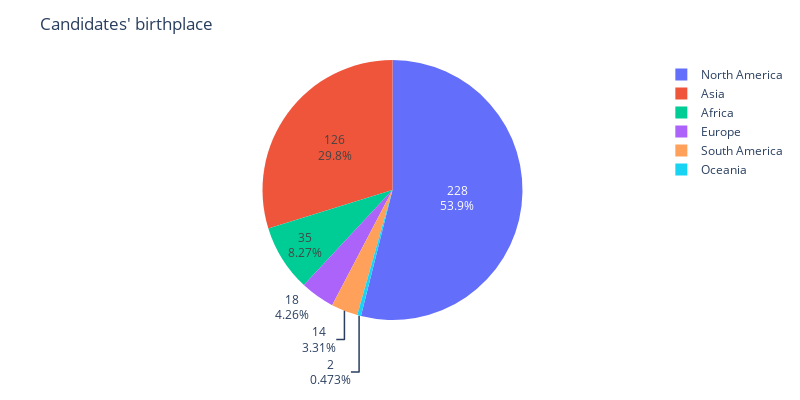

The cell this chart's notebook holds for it:
### Code cell
import plotly.express as px
fig = px.pie(cand_loc, values='Frequency', names='Location',
            width=800, height=400)

fig.update_layout(
    title_text="Candidates' birthplace",)
fig.update_traces(textinfo='percent+value')
fig.write_image("../images/candidate_profile/Candidate_birthplace.png", format='png',engine='kaleido')
fig.show()

### Figure 1 — Plotly figure (JSON) as saved in the notebook; plotly's stock layout.template omitted (floating-point values rounded to 4 significant figures)
{"data": [{"domain": {"x": [0, 1], "y": [0, 1]}, "hovertemplate": "Location=%{label}<br>Frequency=%{value}<extra></extra>", "labels": ["North America", "Asia", "Africa", "Europe", "South America", "Oceania"], "legendgroup": "", "name": "", "showlegend": true, "textinfo": "percent+value", "type": "pie", "values": [228, 126, 35, 18, 14, 2]}], "layout": {"height": 400, "legend": {"tracegroupgap": 0}, "margin": {"t": 60}, "title": {"text": "Candidates' birthplace"}, "width": 800}}
